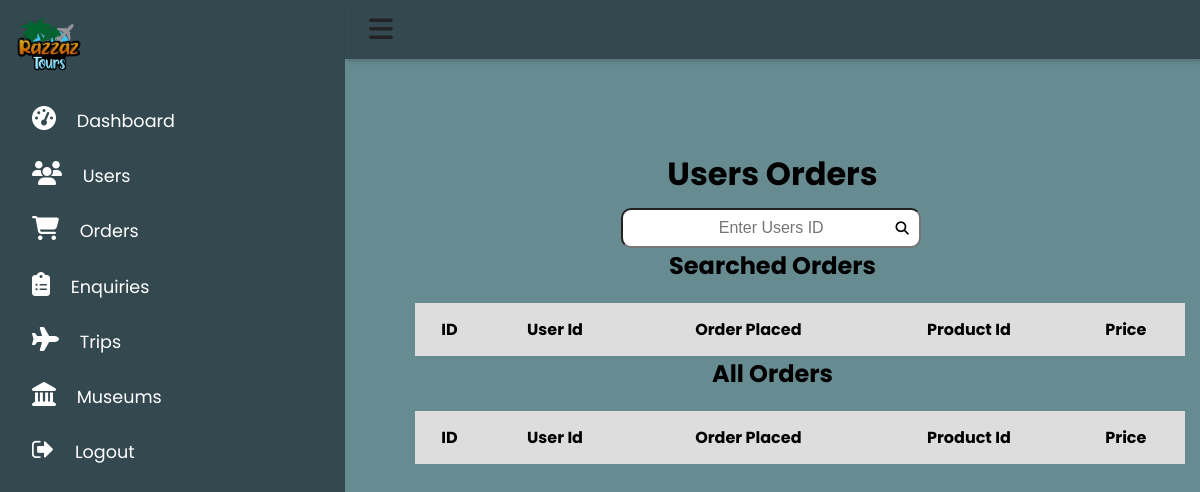
The app's page /orderssH.php, older data.
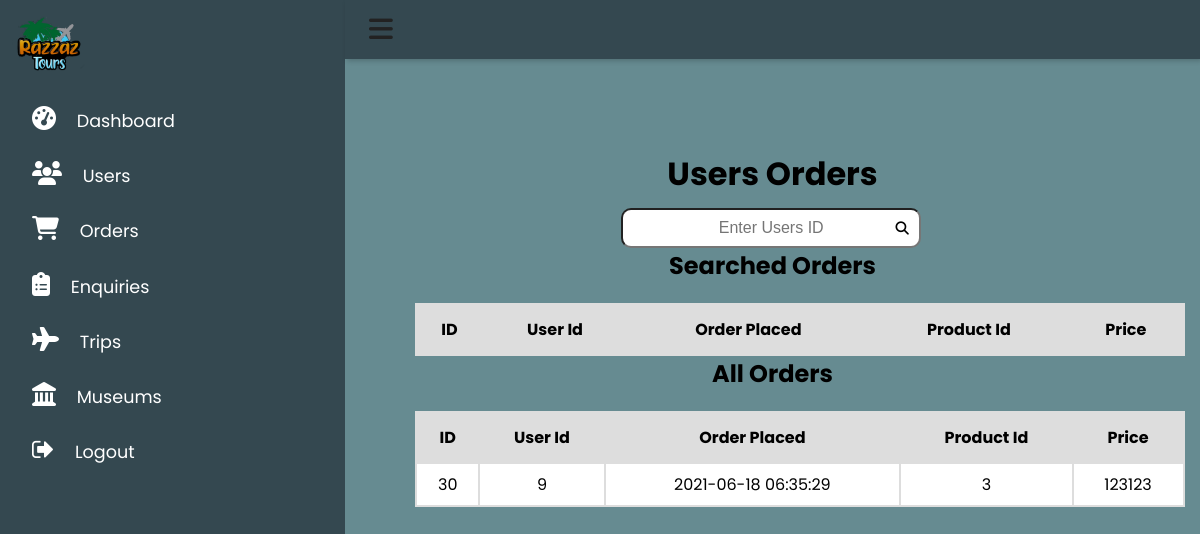
The same page, newer data.
### tables this page shows
CREATE TABLE `orders` (
  `id` int(11) NOT NULL,
  `user_id` int(11) NOT NULL,
  `order_placed` datetime NOT NULL,
  `pid` int(11) NOT NULL,
  `price` text NOT NULL
);

### orderssH.php (the view, shortened to what this page needs)
<?php
include'adminmenu.php';
?>
<!DOCTYPE html>
<html>
<head>
  <?php
  include('DB.php');
   ?>
  <form method="POST">
<div class = "h">
  <h1> Users Orders </h1>
  <input  placeholder="Enter Users ID" type = "text"  name="name" class = "text">
  <button type="submit" name = "search" id="find" style="margin-left: 20px; margin-left:-30px; background : transparent; border-style: none;"><i class="fas fa-search"></i></button>
</div>
</form>
</head>
<body style = "background: #668B91;">
<table class="mx-auto" id="customers">
      <tr>
      <h2 style= "text-align:center;"> Searched Orders </h2>
      <th scope="col">ID</th>
      <th scope="col">User Id</th>
      <th scope="col">Order Placed</th>
      <th scope="col">Product Id</th>
      <th scope="col">Price</th>
      </tr>
    </table>
<table class="mx-auto" id="customers">
    <tr>
    <h2 style= "text-align:center;"> All Orders </h2>
      <th scope="col">ID</th>
      <th scope="col">User Id</th>
      <th scope="col">Order Placed</th>
      <th scope="col">Product Id</th>
      <th scope="col">Price</th>
    </tr>
  <tbody>
    <?php
       $query = "SELECT * FROM orders";
       $result = mysqli_query($conn,$query);
		while($row = $result -> fetch_array(MYSQLI_ASSOC)) {
		    $id = $row['id'];
		    $User_id = $row['user_id'];
		    $Orderd_placed = $row['order_placed'];
		    $product_id = $row['pid'];
		    $price = $row['price'];
		?>
	<tr>
		<td><?php echo $id; ?>  <input type="hidden" value="<?php echo $id; ?>"></td>
		<td><?php echo  $User_id; ?></td>
		<td><?php echo $Orderd_placed; ?></td>
    <td><?php echo $product_id; ?></td>
    <td><?php echo $price; ?></td>
	</tr>
	<?php
    }
    ?>
  </tbody>
</table>
</body>
</html>

Row changes from the older to the newer data that the page shows:
added orders: id "30", user "9", order_placed "2021-06-18 06:35:29", pid "3", price "123123"
